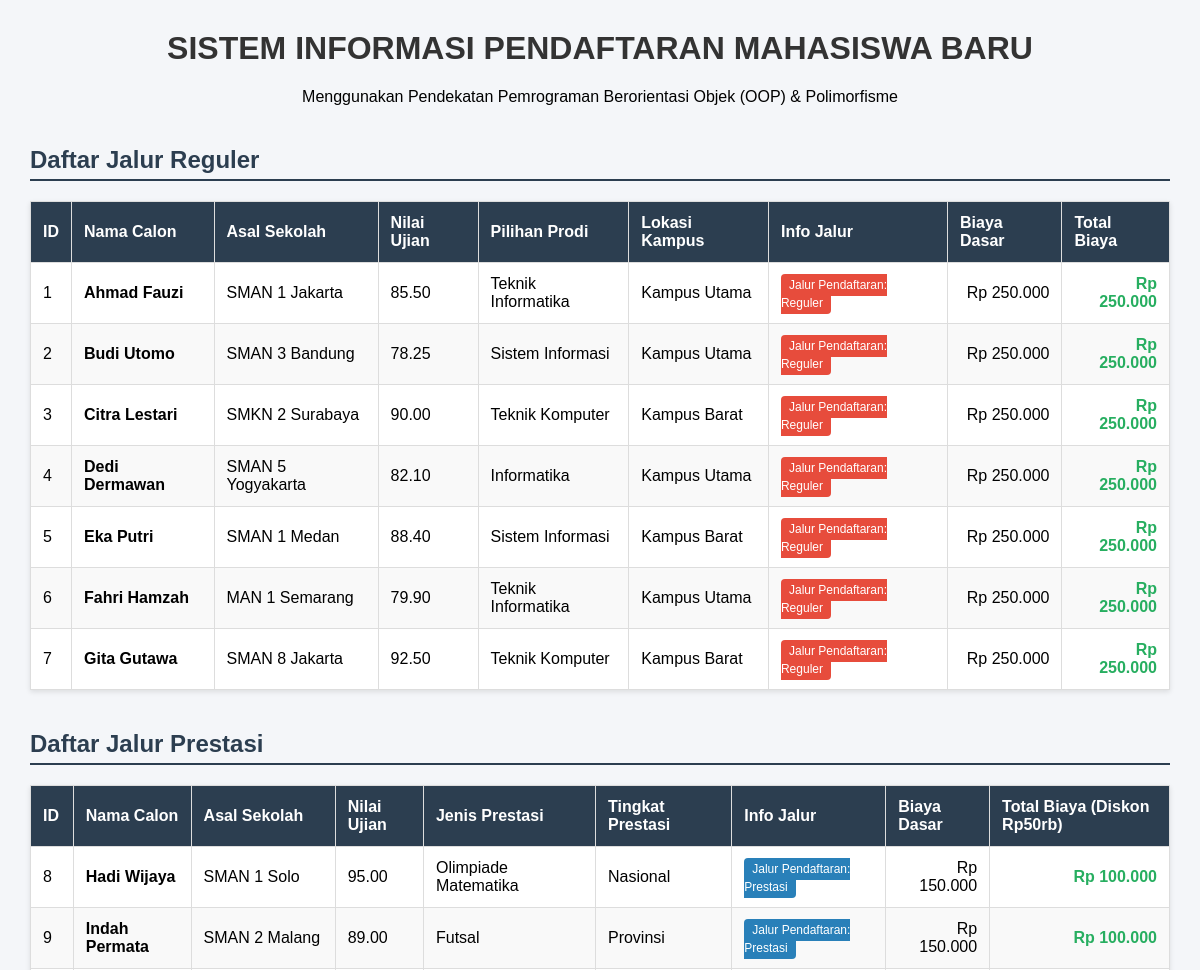
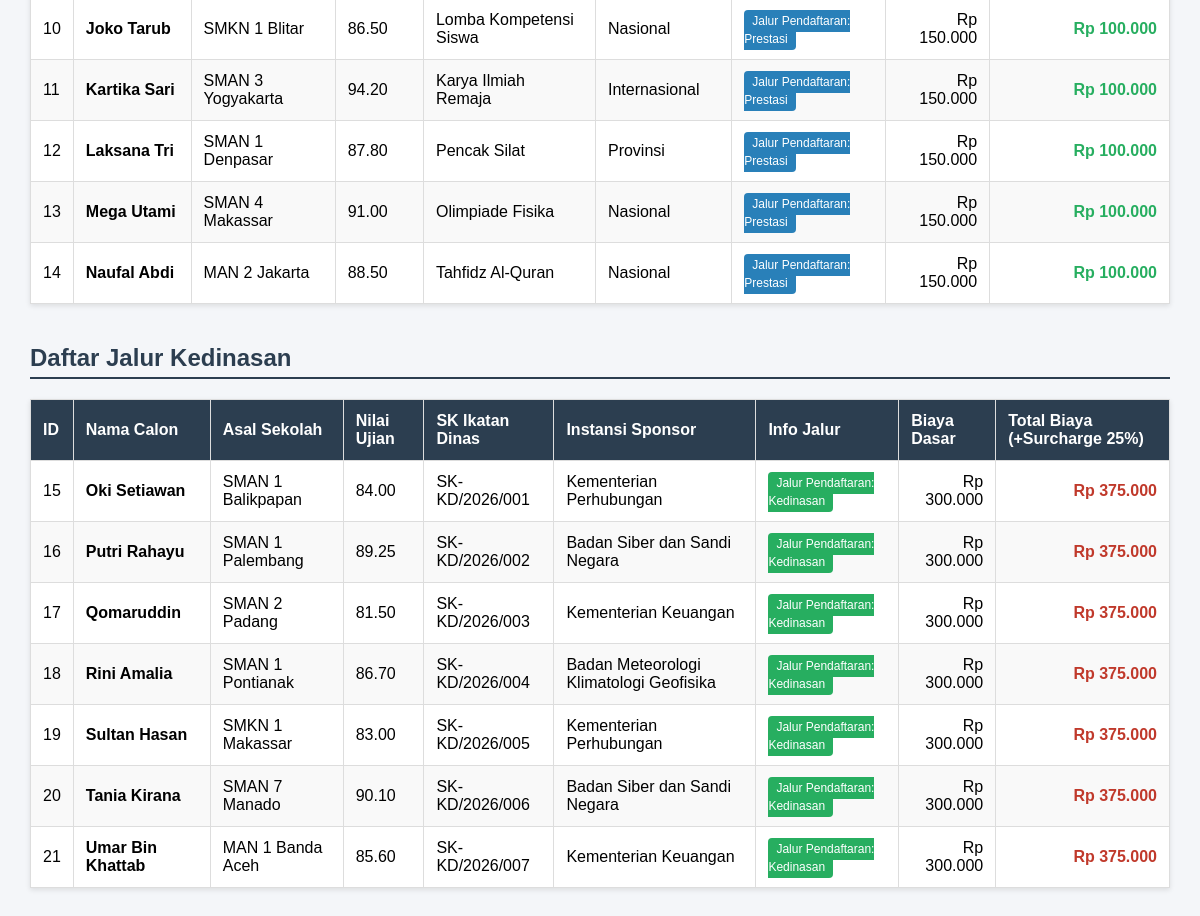
The page / on the database its author committed (2 pictures, top to bottom).
### tables this page shows
CREATE TABLE `tabel_pendaftaran` (
  `id_pendaftaran` int NOT NULL,
  `nama_calon` varchar(100) NOT NULL,
  `asal_sekolah` varchar(100) NOT NULL,
  `nilai_ujian` decimal(5,2) NOT NULL,
  `biaya_pendaftaran_dasar` decimal(10,2) NOT NULL,
  `jalur_pendaftaran` enum('Reguler','Prestasi','Kedinasan') NOT NULL,
  `pilihan_prodi` varchar(50) DEFAULT NULL,
  `lokasi_kampus` varchar(50) DEFAULT NULL,
  `jenis_prestasi` varchar(50) DEFAULT NULL,
  `tingkat_prestasi` varchar(30) DEFAULT NULL,
  `sk_ikatan_dinas` varchar(50) DEFAULT NULL,
  `instansi_sponsor` varchar(100) DEFAULT NULL
);

### PendaftaranReguler.php (called while the page is built, shortened)
<?php
require_once 'Pendaftaran.php';
class PendaftaranReguler extends Pendaftaran {
    private $pilihanProdi;
    private $lokasiKampus;
    public function __construct($id, $nama, $sekolah, $nilai, $biayaDasar, $pilihanProdi, $lokasiKampus) {
        $this->pilihanProdi = $pilihanProdi;
        $this->lokasiKampus = $lokasiKampus;
    }
    public function hitungTotalBiaya() {
        return $this->biayaPendaftaranDasar;
    }
    public function tampilkanInfoJalur() {
        return "Jalur Pendaftaran: Reguler";
    }
    public static function getDaftarReguler($db) {
        $query = "SELECT id_pendaftaran, nama_calon, asal_sekolah, nilai_ujian, biaya_pendaftaran_dasar, pilihan_prodi, lokasi_kampus
                  FROM tabel_pendaftaran
                  WHERE jalur_pendaftaran = 'Reguler'";
        $stmt = $db->prepare($query);
        $stmt->execute();
        return $stmt->fetchAll(PDO::FETCH_ASSOC);
    }
    public function getPilihanProdi() { return $this->pilihanProdi; }
    public function getLokasiKampus() { return $this->lokasiKampus; }
}
?>

### Pendaftaran.php (called while the page is built, shortened)
<?php
abstract class Pendaftaran {
    protected $id_pendaftaran;
    protected $nama_calon;
    protected $asal_sekolah;
    protected $nilai_ujian;
    protected $biayaPendaftaranDasar;
    public function __construct($id, $nama, $sekolah, $nilai, $biayaDasar) {
        $this->id_pendaftaran = $id;
        $this->nama_calon = $nama;
        $this->asal_sekolah = $sekolah;
        $this->nilai_ujian = $nilai;
        $this->biayaPendaftaranDasar = $biayaDasar;
    }
    public function getIdPendaftaran() { return $this->id_pendaftaran; }
    public function getNamaCalon() { return $this->nama_calon; }
    public function getAsalSekolah() { return $this->asal_sekolah; }
    public function getNilaiUjian() { return $this->nilai_ujian; }
    public function getBiayaPendaftaranDasar() { return $this->biayaPendaftaranDasar; }
}
?>

### PendaftaranPrestasi.php (called while the page is built, shortened)
<?php
require_once 'Pendaftaran.php';
class PendaftaranPrestasi extends Pendaftaran {
    private $jenisPrestasi;
    private $tingkatPrestasi;
    public function __construct($id, $nama, $sekolah, $nilai, $biayaDasar, $jenisPrestasi, $tingkatPrestasi) {
        $this->jenisPrestasi = $jenisPrestasi;
        $this->tingkatPrestasi = $tingkatPrestasi;
    }
    public function hitungTotalBiaya() {
        return $this->biayaPendaftaranDasar - 50000;
    }
    public function tampilkanInfoJalur() {
        return "Jalur Pendaftaran: Prestasi";
    }
    public static function getDaftarPrestasi($db) {
        $query = "SELECT id_pendaftaran, nama_calon, asal_sekolah, nilai_ujian, biaya_pendaftaran_dasar, jenis_prestasi, tingkat_prestasi
                  FROM tabel_pendaftaran
                  WHERE jalur_pendaftaran = 'Prestasi'";
        $stmt = $db->prepare($query);
        $stmt->execute();
        return $stmt->fetchAll(PDO::FETCH_ASSOC);
    }
    public function getJenisPrestasi() { return $this->jenisPrestasi; }
    public function getTingkatPrestasi() { return $this->tingkatPrestasi; }
}
?>

### PendaftaranKedinasan.php (called while the page is built, shortened)
<?php
require_once 'Pendaftaran.php';
class PendaftaranKedinasan extends Pendaftaran {
    private $skIkatanDinas;
    private $instansiSponsor;
    public function __construct($id, $nama, $sekolah, $nilai, $biayaDasar, $skIkatanDinas, $instansiSponsor) {
        $this->skIkatanDinas = $skIkatanDinas;
        $this->instansiSponsor = $instansiSponsor;
    }
    public function hitungTotalBiaya() {
        return $this->biayaPendaftaranDasar * 1.25;
    }
    public function tampilkanInfoJalur() {
        return "Jalur Pendaftaran: Kedinasan";
    }
    public static function getDaftarKedinasan($db) {
        $query = "SELECT id_pendaftaran, nama_calon, asal_sekolah, nilai_ujian, biaya_pendaftaran_dasar, sk_ikatan_dinas, instansi_sponsor
                  FROM tabel_pendaftaran
                  WHERE jalur_pendaftaran = 'Kedinasan'";
        $stmt = $db->prepare($query);
        $stmt->execute();
        return $stmt->fetchAll(PDO::FETCH_ASSOC);
    }
    public function getSkIkatanDinas() { return $this->skIkatanDinas; }
    public function getInstansiSponsor() { return $this->instansiSponsor; }
}
?>

### index.php (the view, shortened to what this page needs)
<?php
require_once 'PendaftaranReguler.php';
require_once 'PendaftaranPrestasi.php';
require_once 'PendaftaranKedinasan.php';
$database = new Database();
$db = $database->getConnection();
$dataReguler   = PendaftaranReguler::getDaftarReguler($db);
$dataPrestasi  = PendaftaranPrestasi::getDaftarPrestasi($db);
$dataKedinasan = PendaftaranKedinasan::getDaftarKedinasan($db);
?>
<!DOCTYPE html>
<html lang="id">
<head>
</head>
<body>
    <h1>SISTEM INFORMASI PENDAFTARAN MAHASISWA BARU</h1>
    <p style="text-align: center;">Menggunakan Pendekatan Pemrograman Berorientasi Objek (OOP) & Polimorfisme</p>
    <h2>Daftar Jalur Reguler</h2>
    <table>
        <thead>
            <tr>
                <th>ID</th>
                <th>Nama Calon</th>
                <th>Asal Sekolah</th>
                <th>Nilai Ujian</th>
                <th>Pilihan Prodi</th>
                <th>Lokasi Kampus</th>
                <th>Info Jalur</th>
                <th>Biaya Dasar</th>
                <th>Total Biaya</th>
            </tr>
        </thead>
        <tbody>
            <?php foreach ($dataReguler as $row):
                $mhs = new PendaftaranReguler(
                    $row['id_pendaftaran'], $row['nama_calon'], $row['asal_sekolah'],
                    $row['nilai_ujian'], $row['biaya_pendaftaran_dasar'],
                    $row['pilihan_prodi'], $row['lokasi_campust'] ?? $row['lokasi_kampus']
                );
            ?>
            <tr>
                <td><?= $mhs->getIdPendaftaran(); ?></td>
                <td><strong><?= $mhs->getNamaCalon(); ?></strong></td>
                <td><?= $mhs->getAsalSekolah(); ?></td>
                <td><?= $mhs->getNilaiUjian(); ?></td>
                <td><?= $mhs->getPilihanProdi(); ?></td>
                <td><?= $mhs->getLokasiKampus(); ?></td>
                <td><span class="badge"><?= $mhs->tampilkanInfoJalur(); ?></span></td>
                <td class="text-right">Rp <?= number_format($mhs->getBiayaPendaftaranDasar(), 0, ',', '.'); ?></td>
                <td class="text-right" style="font-weight: bold; color: #27ae60;">Rp <?= number_format($mhs->hitungTotalBiaya(), 0, ',', '.'); ?></td>
            </tr>
            <?php endforeach; ?>
        </tbody>
    </table>
    <h2>Daftar Jalur Prestasi</h2>
    <table>
        <thead>
            <tr>
                <th>ID</th>
                <th>Nama Calon</th>
                <th>Asal Sekolah</th>
                <th>Nilai Ujian</th>
                <th>Jenis Prestasi</th>
                <th>Tingkat Prestasi</th>
                <th>Info Jalur</th>
                <th>Biaya Dasar</th>
                <th>Total Biaya (Diskon Rp50rb)</th>
            </tr>
        </thead>
        <tbody>
            <?php foreach ($dataPrestasi as $row):
                $mhs = new PendaftaranPrestasi(
                    $row['id_pendaftaran'], $row['nama_calon'], $row['asal_sekolah'],
                    $row['nilai_ujian'], $row['biaya_pendaftaran_dasar'],
                    $row['jenis_prestasi'], $row['tingkat_prestasi']
                );
            ?>
            <tr>
                <td><?= $mhs->getIdPendaftaran(); ?></td>
                <td><strong><?= $mhs->getNamaCalon(); ?></strong></td>
                <td><?= $mhs->getAsalSekolah(); ?></td>
                <td><?= $mhs->getNilaiUjian(); ?></td>
                <td><?= $mhs->getJenisPrestasi(); ?></td>
                <td><?= $mhs->getTingkatPrestasi(); ?></td>
                <td><span class="badge" style="background-color: #2980b9;"><?= $mhs->tampilkanInfoJalur(); ?></span></td>
                <td class="text-right">Rp <?= number_format($mhs->getBiayaPendaftaranDasar(), 0, ',', '.'); ?></td>
                <td class="text-right" style="font-weight: bold; color: #27ae60;">Rp <?= number_format($mhs->hitungTotalBiaya(), 0, ',', '.'); ?></td>
            </tr>
            <?php endforeach; ?>
        </tbody>
    </table>
    <h2>Daftar Jalur Kedinasan</h2>
    <table>
        <thead>
            <tr>
                <th>ID</th>
                <th>Nama Calon</th>
                <th>Asal Sekolah</th>
                <th>Nilai Ujian</th>
                <th>SK Ikatan Dinas</th>
                <th>Instansi Sponsor</th>
                <th>Info Jalur</th>
                <th>Biaya Dasar</th>
                <th>Total Biaya (+Surcharge 25%)</th>
            </tr>
        </thead>
        <tbody>
            <?php foreach ($dataKedinasan as $row):
                $mhs = new PendaftaranKedinasan(
                    $row['id_pendaftaran'], $row['nama_calon'], $row['asal_sekolah'],
                    $row['nilai_ujian'], $row['biaya_pendaftaran_dasar'],
                    $row['sk_ikatan_dinas'], $row['instansi_sponsor']
                );
            ?>
            <tr>
                <td><?= $mhs->getIdPendaftaran(); ?></td>
                <td><strong><?= $mhs->getNamaCalon(); ?></strong></td>
                <td><?= $mhs->getAsalSekolah(); ?></td>
                <td><?= $mhs->getNilaiUjian(); ?></td>
                <td><?= $mhs->getSkIkatanDinas(); ?></td>
                <td><?= $mhs->getInstansiSponsor(); ?></td>
                <td><span class="badge" style="background-color: #27ae60;"><?= $mhs->tampilkanInfoJalur(); ?></span></td>
                <td class="text-right">Rp <?= number_format($mhs->getBiayaPendaftaranDasar(), 0, ',', '.'); ?></td>
                <td class="text-right" style="font-weight: bold; color: #c0392b;">Rp <?= number_format($mhs->hitungTotalBiaya(), 0, ',', '.'); ?></td>
            </tr>
            <?php endforeach; ?>
        </tbody>
    </table>
</body>
</html>

### index.php (style rules this page uses)
body { font-family: Arial, sans-serif; margin: 30px; background-color: #f4f6f9; }
h1 { text-align: center; color: #333; }
h2 { color: #2c3e50; border-bottom: 2px solid #2c3e50; padding-bottom: 5px; margin-top: 40px; }
table { width: 100%; border-collapse: collapse; margin-top: 10px; background: #fff; box-shadow: 0 2px 5px rgba(0,0,0,0.1); }
th, td { border: 1px solid #ddd; padding: 12px; text-align: left; }
th { background-color: #2c3e50; color: white; }
tr:nth-child(even) { background-color: #f9f9f9; }
.text-right { text-align: right; }
.badge { padding: 4px 8px; background: #e74c3c; color: white; border-radius: 4px; font-size: 12px; }

### rows shown on the page
tabel_pendaftaran: id_pendaftaran "1", nama_calon "Ahmad Fauzi", asal_sekolah "SMAN 1 Jakarta", nilai_ujian "85.50", pilihan_prodi "Teknik Informatika", lokasi_kampus "Kampus Utama", tampilkanInfoJalur "Jalur Pendaftaran: Reguler", biaya_pendaftaran_dasar "250.000"
tabel_pendaftaran: id_pendaftaran "2", nama_calon "Budi Utomo", asal_sekolah "SMAN 3 Bandung", nilai_ujian "78.25", pilihan_prodi "Sistem Informasi", lokasi_kampus "Kampus Utama", tampilkanInfoJalur "Jalur Pendaftaran: Reguler", biaya_pendaftaran_dasar "250.000"
tabel_pendaftaran: id_pendaftaran "3", nama_calon "Citra Lestari", asal_sekolah "SMKN 2 Surabaya", nilai_ujian "90.00", pilihan_prodi "Teknik Komputer", lokasi_kampus "Kampus Barat", tampilkanInfoJalur "Jalur Pendaftaran: Reguler", biaya_pendaftaran_dasar "250.000"
tabel_pendaftaran: id_pendaftaran "4", nama_calon "Dedi Dermawan", asal_sekolah "SMAN 5 Yogyakarta", nilai_ujian "82.10", pilihan_prodi "Informatika", lokasi_kampus "Kampus Utama", tampilkanInfoJalur "Jalur Pendaftaran: Reguler", biaya_pendaftaran_dasar "250.000"
tabel_pendaftaran: id_pendaftaran "5", nama_calon "Eka Putri", asal_sekolah "SMAN 1 Medan", nilai_ujian "88.40", pilihan_prodi "Sistem Informasi", lokasi_kampus "Kampus Barat", tampilkanInfoJalur "Jalur Pendaftaran: Reguler", biaya_pendaftaran_dasar "250.000"
tabel_pendaftaran: id_pendaftaran "6", nama_calon "Fahri Hamzah", asal_sekolah "MAN 1 Semarang", nilai_ujian "79.90", pilihan_prodi "Teknik Informatika", lokasi_kampus "Kampus Utama", tampilkanInfoJalur "Jalur Pendaftaran: Reguler", biaya_pendaftaran_dasar "250.000"
tabel_pendaftaran: id_pendaftaran "7", nama_calon "Gita Gutawa", asal_sekolah "SMAN 8 Jakarta", nilai_ujian "92.50", pilihan_prodi "Teknik Komputer", lokasi_kampus "Kampus Barat", tampilkanInfoJalur "Jalur Pendaftaran: Reguler", biaya_pendaftaran_dasar "250.000"
tabel_pendaftaran: id_pendaftaran "8", nama_calon "Hadi Wijaya", asal_sekolah "SMAN 1 Solo", nilai_ujian "95.00", jenis_prestasi "Olimpiade Matematika", tingkat_prestasi "Nasional", tampilkanInfoJalur "Jalur Pendaftaran: Prestasi", biaya_pendaftaran_dasar "150.000", biaya_pendaftaran_dasar "100.000"
tabel_pendaftaran: id_pendaftaran "9", nama_calon "Indah Permata", asal_sekolah "SMAN 2 Malang", nilai_ujian "89.00", jenis_prestasi "Futsal", tingkat_prestasi "Provinsi", tampilkanInfoJalur "Jalur Pendaftaran: Prestasi", biaya_pendaftaran_dasar "150.000", biaya_pendaftaran_dasar "100.000"
tabel_pendaftaran: id_pendaftaran "10", nama_calon "Joko Tarub", asal_sekolah "SMKN 1 Blitar", nilai_ujian "86.50", jenis_prestasi "Lomba Kompetensi Siswa", tingkat_prestasi "Nasional", tampilkanInfoJalur "Jalur Pendaftaran: Prestasi", biaya_pendaftaran_dasar "150.000", biaya_pendaftaran_dasar "100.000"
tabel_pendaftaran: id_pendaftaran "11", nama_calon "Kartika Sari", asal_sekolah "SMAN 3 Yogyakarta", nilai_ujian "94.20", jenis_prestasi "Karya Ilmiah Remaja", tingkat_prestasi "Internasional", tampilkanInfoJalur "Jalur Pendaftaran: Prestasi", biaya_pendaftaran_dasar "150.000", biaya_pendaftaran_dasar "100.000"
tabel_pendaftaran: id_pendaftaran "12", nama_calon "Laksana Tri", asal_sekolah "SMAN 1 Denpasar", nilai_ujian "87.80", jenis_prestasi "Pencak Silat", tingkat_prestasi "Provinsi", tampilkanInfoJalur "Jalur Pendaftaran: Prestasi", biaya_pendaftaran_dasar "150.000", biaya_pendaftaran_dasar "100.000"
tabel_pendaftaran: id_pendaftaran "13", nama_calon "Mega Utami", asal_sekolah "SMAN 4 Makassar", nilai_ujian "91.00", jenis_prestasi "Olimpiade Fisika", tingkat_prestasi "Nasional", tampilkanInfoJalur "Jalur Pendaftaran: Prestasi", biaya_pendaftaran_dasar "150.000", biaya_pendaftaran_dasar "100.000"
tabel_pendaftaran: id_pendaftaran "14", nama_calon "Naufal Abdi", asal_sekolah "MAN 2 Jakarta", nilai_ujian "88.50", jenis_prestasi "Tahfidz Al-Quran", tingkat_prestasi "Nasional", tampilkanInfoJalur "Jalur Pendaftaran: Prestasi", biaya_pendaftaran_dasar "150.000", biaya_pendaftaran_dasar "100.000"
tabel_pendaftaran: id_pendaftaran "15", nama_calon "Oki Setiawan", asal_sekolah "SMAN 1 Balikpapan", nilai_ujian "84.00", sk_ikatan_dinas "SK-KD/2026/001", instansi_sponsor "Kementerian Perhubungan", tampilkanInfoJalur "Jalur Pendaftaran: Kedinasan", biaya_pendaftaran_dasar "300.000", biaya_pendaftaran_dasar "375.000"
tabel_pendaftaran: id_pendaftaran "16", nama_calon "Putri Rahayu", asal_sekolah "SMAN 1 Palembang", nilai_ujian "89.25", sk_ikatan_dinas "SK-KD/2026/002", instansi_sponsor "Badan Siber dan Sandi Negara", tampilkanInfoJalur "Jalur Pendaftaran: Kedinasan", biaya_pendaftaran_dasar "300.000", biaya_pendaftaran_dasar "375.000"
tabel_pendaftaran: id_pendaftaran "17", nama_calon "Qomaruddin", asal_sekolah "SMAN 2 Padang", nilai_ujian "81.50", sk_ikatan_dinas "SK-KD/2026/003", instansi_sponsor "Kementerian Keuangan", tampilkanInfoJalur "Jalur Pendaftaran: Kedinasan", biaya_pendaftaran_dasar "300.000", biaya_pendaftaran_dasar "375.000"
tabel_pendaftaran: id_pendaftaran "18", nama_calon "Rini Amalia", asal_sekolah "SMAN 1 Pontianak", nilai_ujian "86.70", sk_ikatan_dinas "SK-KD/2026/004", instansi_sponsor "Badan Meteorologi Klimatologi Geofisika", tampilkanInfoJalur "Jalur Pendaftaran: Kedinasan", biaya_pendaftaran_dasar "300.000", biaya_pendaftaran_dasar "375.000"
tabel_pendaftaran: id_pendaftaran "19", nama_calon "Sultan Hasan", asal_sekolah "SMKN 1 Makassar", nilai_ujian "83.00", sk_ikatan_dinas "SK-KD/2026/005", instansi_sponsor "Kementerian Perhubungan", tampilkanInfoJalur "Jalur Pendaftaran: Kedinasan", biaya_pendaftaran_dasar "300.000", biaya_pendaftaran_dasar "375.000"
tabel_pendaftaran: id_pendaftaran "20", nama_calon "Tania Kirana", asal_sekolah "SMAN 7 Manado", nilai_ujian "90.10", sk_ikatan_dinas "SK-KD/2026/006", instansi_sponsor "Badan Siber dan Sandi Negara", tampilkanInfoJalur "Jalur Pendaftaran: Kedinasan", biaya_pendaftaran_dasar "300.000", biaya_pendaftaran_dasar "375.000"
tabel_pendaftaran: id_pendaftaran "21", nama_calon "Umar Bin Khattab", asal_sekolah "MAN 1 Banda Aceh", nilai_ujian "85.60", sk_ikatan_dinas "SK-KD/2026/007", instansi_sponsor "Kementerian Keuangan", tampilkanInfoJalur "Jalur Pendaftaran: Kedinasan", biaya_pendaftaran_dasar "300.000", biaya_pendaftaran_dasar "375.000"
